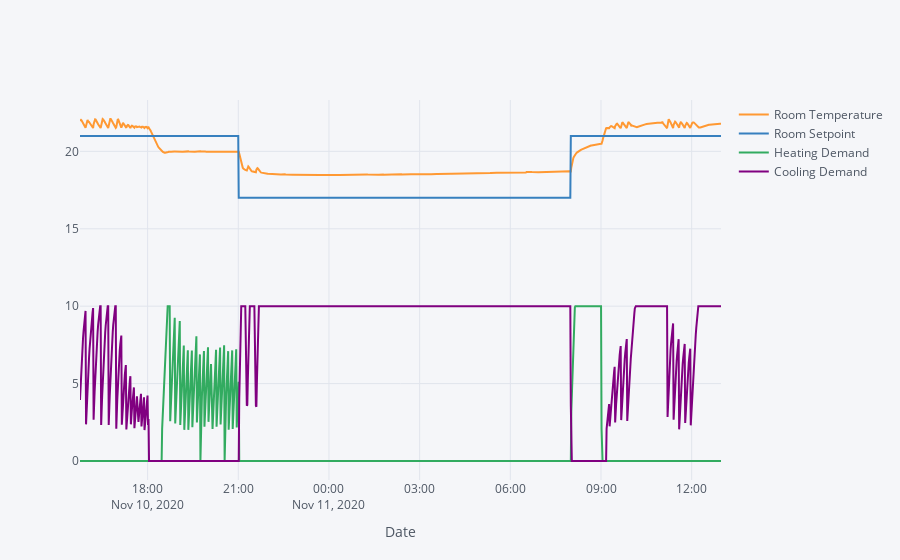

Notebook code for this chart:
### Code cell
#Change Heating/Cooling Demand from range [0, 100] to range [0, 10] for better visualization
#Plot the Room Temperature, Room Setpoint, and Heating/Cooling Demand
X_temp = X.loc[ : , ['Room Temperature', 'Room Setpoint', 'Heating Demand', 'Cooling Demand']]
X_temp['Heating Demand'] = X_temp['Heating Demand'] / 10
X_temp['Cooling Demand'] = X_temp['Cooling Demand'] / 10
X_temp.loc[ : , ['Room Temperature', 'Room Setpoint', 'Heating Demand', 'Cooling Demand']].iplot(width = 2, xTitle='Date')

### Figure 1 — Plotly figure (JSON) as saved in the notebook; plotly's stock layout.template omitted (floating-point values rounded to 4 significant figures; data arrays with more than 128 entries replaced by an {"elided": "..."} marker saying what was removed)
{"data": [{"line": {"color": "rgba(255, 153, 51, 1.0)", "dash": "solid", "shape": "linear", "width": 2}, "mode": "lines", "name": "Room Temperature", "text": "", "type": "scatter", "x": {"elided": "1244 str values"}, "y": {"elided": "1244 float values"}}, {"line": {"color": "rgba(55, 128, 191, 1.0)", "dash": "solid", "shape": "linear", "width": 2}, "mode": "lines", "name": "Room Setpoint", "text": "", "type": "scatter", "x": {"elided": "1244 str values"}, "y": {"elided": "1244 int values"}}, {"line": {"color": "rgba(50, 171, 96, 1.0)", "dash": "solid", "shape": "linear", "width": 2}, "mode": "lines", "name": "Heating Demand", "text": "", "type": "scatter", "x": {"elided": "1244 str values"}, "y": {"elided": "1244 float values"}}, {"line": {"color": "rgba(128, 0, 128, 1.0)", "dash": "solid", "shape": "linear", "width": 2}, "mode": "lines", "name": "Cooling Demand", "text": "", "type": "scatter", "x": {"elided": "1244 str values"}, "y": {"elided": "1244 float values"}}], "layout": {"legend": {"bgcolor": "#F5F6F9", "font": {"color": "#4D5663"}}, "paper_bgcolor": "#F5F6F9", "plot_bgcolor": "#F5F6F9", "title": {"font": {"color": "#4D5663"}}, "xaxis": {"gridcolor": "#E1E5ED", "showgrid": true, "tickfont": {"color": "#4D5663"}, "title": {"font": {"color": "#4D5663"}, "text": "Date"}, "zerolinecolor": "#E1E5ED"}, "yaxis": {"gridcolor": "#E1E5ED", "showgrid": true, "tickfont": {"color": "#4D5663"}, "title": {"font": {"color": "#4D5663"}, "text": ""}, "zerolinecolor": "#E1E5ED"}}}
